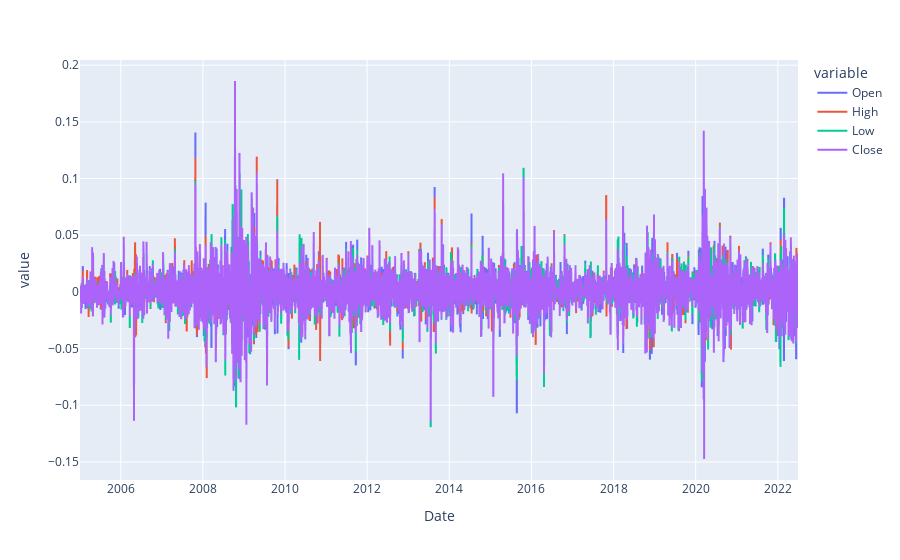

The notebook cell this image was saved under:
### Code cell
df.plot()

### Figure 1 — Plotly figure (JSON) as saved in the notebook; plotly's stock layout.template omitted (floating-point values rounded to 4 significant figures; data arrays with more than 128 entries replaced by an {"elided": "..."} marker saying what was removed)
{"data": [{"hovertemplate": "variable=Open<br>Date=%{x}<br>value=%{y}<extra></extra>", "legendgroup": "Open", "line": {"color": "#636efa", "dash": "solid"}, "marker": {"symbol": "circle"}, "mode": "lines", "name": "Open", "showlegend": true, "type": "scattergl", "x": {"elided": "4403 str values"}, "xaxis": "x", "y": {"elided": "4403 float values"}, "yaxis": "y"}, {"hovertemplate": "variable=High<br>Date=%{x}<br>value=%{y}<extra></extra>", "legendgroup": "High", "line": {"color": "#EF553B", "dash": "solid"}, "marker": {"symbol": "circle"}, "mode": "lines", "name": "High", "showlegend": true, "type": "scattergl", "x": {"elided": "4403 str values"}, "xaxis": "x", "y": {"elided": "4403 float values"}, "yaxis": "y"}, {"hovertemplate": "variable=Low<br>Date=%{x}<br>value=%{y}<extra></extra>", "legendgroup": "Low", "line": {"color": "#00cc96", "dash": "solid"}, "marker": {"symbol": "circle"}, "mode": "lines", "name": "Low", "showlegend": true, "type": "scattergl", "x": {"elided": "4403 str values"}, "xaxis": "x", "y": {"elided": "4403 float values"}, "yaxis": "y"}, {"hovertemplate": "variable=Close<br>Date=%{x}<br>value=%{y}<extra></extra>", "legendgroup": "Close", "line": {"color": "#ab63fa", "dash": "solid"}, "marker": {"symbol": "circle"}, "mode": "lines", "name": "Close", "showlegend": true, "type": "scattergl", "x": {"elided": "4403 str values"}, "xaxis": "x", "y": {"elided": "4403 float values"}, "yaxis": "y"}], "layout": {"legend": {"title": {"text": "variable"}, "tracegroupgap": 0}, "margin": {"t": 60}, "xaxis": {"anchor": "y", "domain": [0, 1], "title": {"text": "Date"}}, "yaxis": {"anchor": "x", "domain": [0, 1], "title": {"text": "value"}}}}
